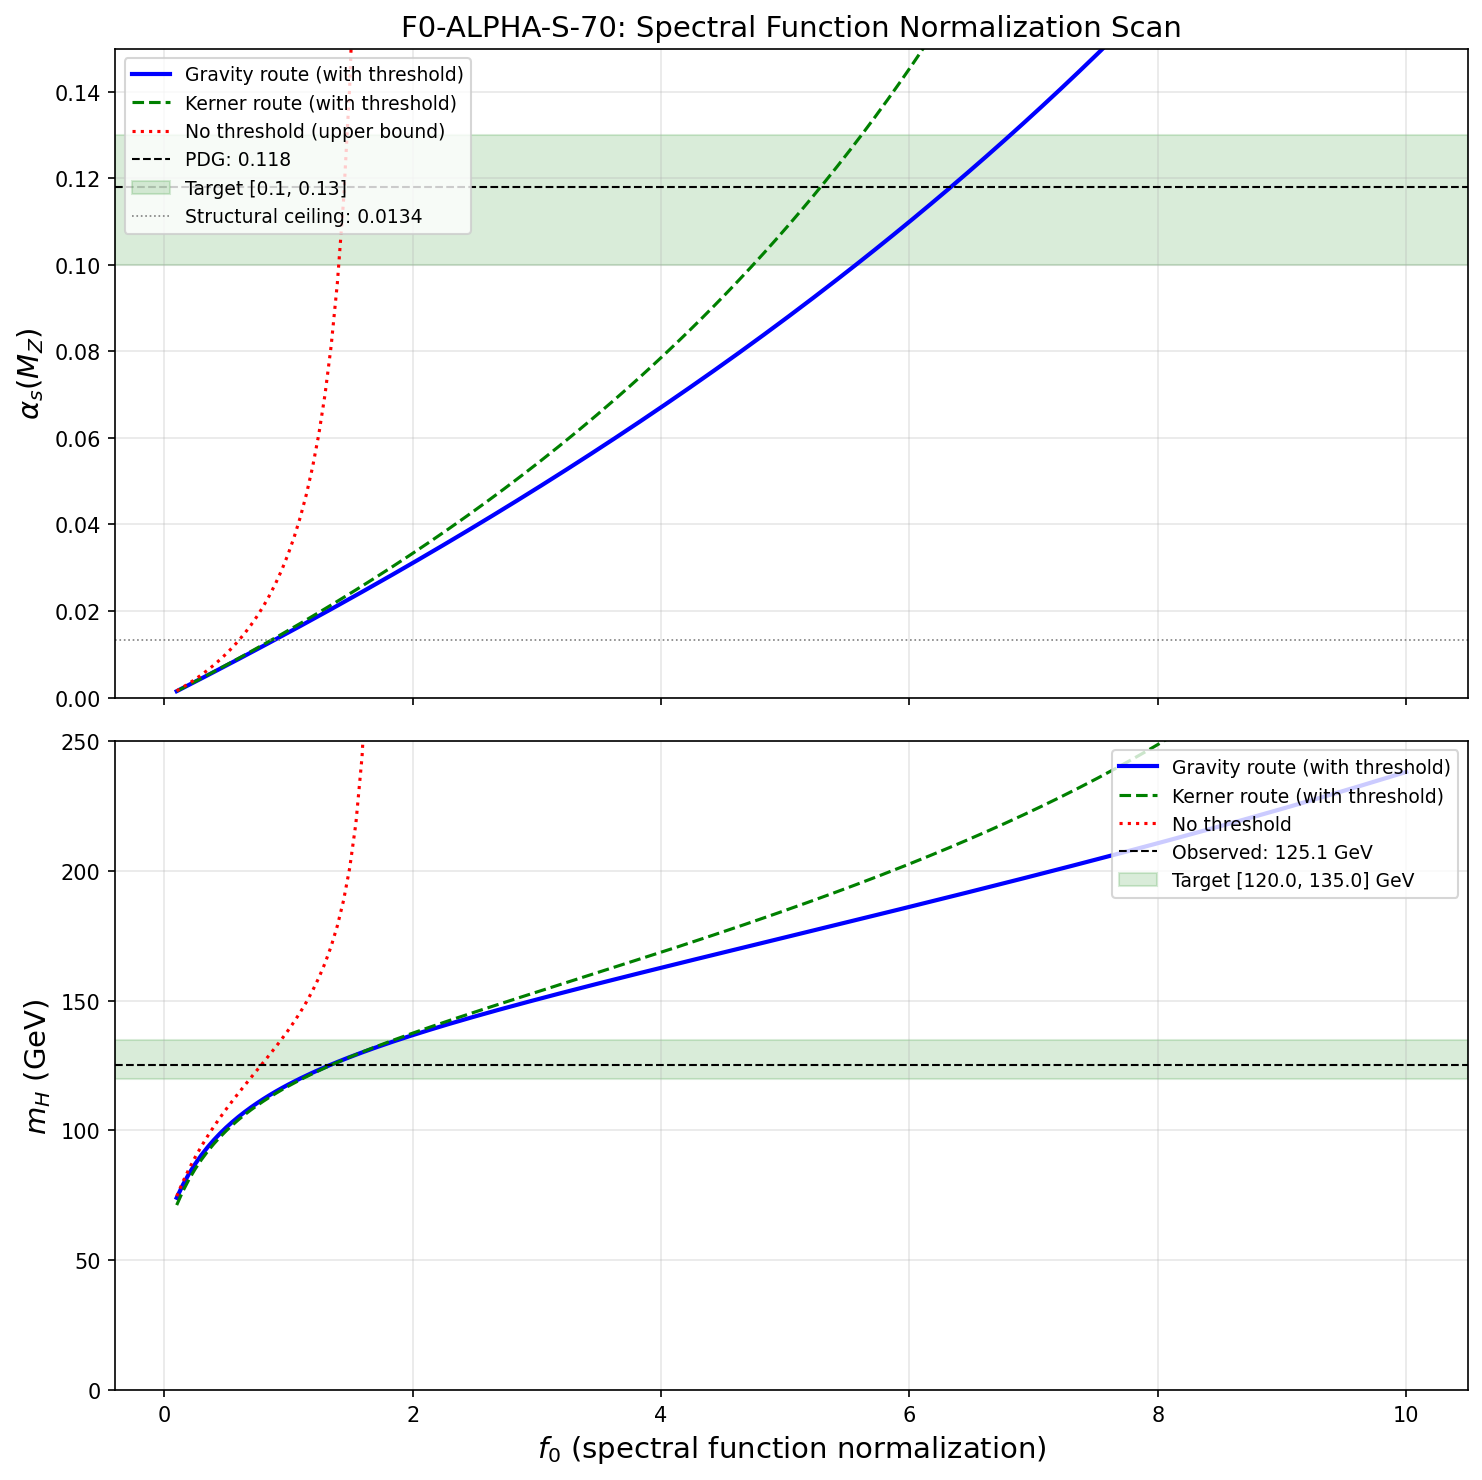

Here is the Python script that generated this plot:
#!/usr/bin/env python3
"""
s70_f0_alpha_s.py — F0-ALPHA-S-70
Spectral function normalization scan for alpha_s.

Physics
-------
The framework extracts alpha_s(M_Z) = 0.022 from the spectral action, a factor
5.4x below the observed 0.1180. The extraction uses:

    alpha_3(M_KK) = 2 * pi^2 * f_0 / a_4

where a_4 = 1350.72 is the fourth Seeley-DeWitt coefficient of D_K on Jensen-
deformed SU(3) at the fold. Then alpha_3(M_KK) is RG-run from M_KK to M_Z
using 2-loop QCD beta functions with quark mass thresholds at m_t, m_b, m_c.

The KK threshold correction shifts the effective coupling at M_KK:
    1/g_3^2(M_KK) = 1/g_3^2(tree, f_0) + S_inf
where S_inf = 2.895 is the Aitken-extrapolated Gaussian-regulated threshold sum
(from S66/S69 computations).

The question: does a value of f_0 in [0.5, 5.0] simultaneously give
alpha_s(M_Z) in [0.10, 0.13] AND m_H in [120, 135] GeV?

Method
------
1. Tree-level SA: alpha_3(tree) = 2*pi^2*f_0/a_4
   Equivalently: 1/g_3^2(tree) = a_4/(8*pi^3*f_0)

2. KK threshold: 1/g_3^2(M_KK) = 1/g_3^2(tree) + S_inf

3. CCM Higgs quartic: lambda_CCM(M_KK) = (4/3)*g_3^2(M_KK)*(a_4/a_2)
   This depends on f_0 through g_3^2.

4. 2-loop RG: run (g1, g2, g3, yt, lambda) from M_KK to M_Z.
   g1, g2, yt at M_KK are fixed from SM upward running (f_0-independent).
   g3 and lambda at M_KK come from the SA/CCM matching (f_0-dependent).

5. Extract alpha_s(M_Z) and m_H = sqrt(2*lambda(M_Z))*v_ew.

Gate: F0-ALPHA-S-70
  PASS: Consistent f_0 exists in [0.5, 5.0] with alpha_s in [0.10, 0.13]
        AND m_H in [120, 135] GeV
  FAIL: No such f_0 exists (alpha_s tension is structural, not normalization)
  INFO: f_0 exists but outside [0.5, 5.0] or requires fine-tuning > 10%

Author: baptista-spacetime-analyst
Session: S70 W1-B
"""

import sys
import os
sys.path.insert(0, os.path.dirname(os.path.abspath(__file__)))

import numpy as np
import matplotlib
matplotlib.use('Agg')
import matplotlib.pyplot as plt
from scipy.integrate import solve_ivp
from scipy.optimize import brentq

from canonical_constants import (
    PI, M_KK, M_KK_gravity, M_KK_kerner,
    M_Pl_reduced, M_Z, M_W,
    alpha_em_MZ_inv, sin2_thetaW_MSbar,
    a0_fold, a2_fold, a4_fold,
    tau_fold,
)

SCRIPT_DIR = os.path.dirname(os.path.abspath(__file__))

print("=" * 80)
print("F0-ALPHA-S-70: Spectral Function Normalization Scan for alpha_s")
print("=" * 80)

# =============================================================================
# 1. PHYSICAL CONSTANTS AND UPSTREAM DATA
# =============================================================================
print("\n" + "=" * 80)
print("1. PHYSICAL CONSTANTS AND UPSTREAM DATA")
print("=" * 80)

# PDG / observational
# m_H_obs = 125.10        # GeV  # S72: now imported from canonical_constants
v_ew = 246.22            # GeV  # S72: intentionally differs from canonical v_ew=246.0 (Fermi-extracted)
# alpha_s_MZ_obs = 0.1180  # S72: now imported from canonical_constants
alpha_em_MZ = 1.0 / alpha_em_MZ_inv
sin2_tW = sin2_thetaW_MSbar
# m_t_pole = 172.69        # GeV  # S72: now imported from canonical_constants
# m_b_pole = 4.18          # GeV (1S mass)  # S72: this is actually m_b_1S, not m_b_pole (canonical: m_b_pole=4.78, m_b_1S=4.18)
m_b_pole = m_b_1S  # S72: script uses 1S mass but calls it m_b_pole — preserving downstream name
m_c_pole = 1.27          # GeV  # (local)

# SM couplings at M_Z
g1_MZ = np.sqrt(5.0 / 3.0) * np.sqrt(4 * PI * alpha_em_MZ / (1.0 - sin2_tW))
g2_MZ = np.sqrt(4 * PI * alpha_em_MZ / sin2_tW)
g3_MZ = np.sqrt(4 * PI * alpha_s_MZ_obs)
m_t_MSbar = m_t_pole * (1.0 - 4.0 * alpha_s_MZ_obs / (3.0 * PI))
yt_MZ = np.sqrt(2) * m_t_MSbar / v_ew
lambda_MZ_obs = m_H_obs**2 / (2.0 * v_ew**2)

# Scales
t_MKK_gravity = np.log(M_KK_gravity / M_Z)
t_MKK_kerner = np.log(M_KK_kerner / M_Z)

# Load upstream: KK threshold Aitken sum
d_kk = np.load(os.path.join(SCRIPT_DIR, 's64_kk_threshold.npz'), allow_pickle=True)
S_inf_gauss = float(d_kk['delta_primary'])         # 2.353 at L=6
g3_inv2_nominal_SM = float(d_kk['g3_inv2_nominal'])  # 3.755
Lambda_fixed = float(d_kk['Lambda_fixed'])          # 2.048

# Load S69 for Aitken-extrapolated S_inf
d_s69 = np.load(os.path.join(SCRIPT_DIR, 's69_kk_higgs.npz'), allow_pickle=True)
S_inf_bare = float(d_s69['S_inf_bare'])             # 2.895 (Aitken extrapolation)
S_inf_sector = float(d_s69['S_inf_sector'])         # 2.887 (sector-resolved BCS)
ratio_gilkey = float(d_s69['ratio_gilkey'])         # 0.4140

# Spectral constants
a_4 = a4_fold  # 1350.72
a_2 = a2_fold  # 2776.17
a_0 = a0_fold  # 6440.0

print(f"  M_KK (gravity)  = {M_KK_gravity:.6e} GeV")
print(f"  M_KK (Kerner)   = {M_KK_kerner:.6e} GeV")
print(f"  t_MKK (gravity) = ln(M_KK/M_Z) = {t_MKK_gravity:.4f}")
print(f"  a_0 = {a_0:.2f}, a_2 = {a_2:.2f}, a_4 = {a_4:.4f}")
print(f"  ratio_gilkey (a_4/a_2) = {ratio_gilkey:.6f}")
print(f"  S_inf (L=6 Gauss)  = {S_inf_gauss:.6f}")
print(f"  S_inf (Aitken bare) = {S_inf_bare:.6f}")
print(f"  g3_inv2_nominal (SM running) = {g3_inv2_nominal_SM:.6f}")
print(f"  Observed: alpha_s(M_Z) = {alpha_s_MZ_obs}, m_H = {m_H_obs} GeV")

# =============================================================================
# 2. TREE-LEVEL SPECTRAL ACTION COUPLING
# =============================================================================
print("\n" + "=" * 80)
print("2. TREE-LEVEL SPECTRAL ACTION: alpha_3(M_KK) vs f_0")
print("=" * 80)

# The spectral action on M4 x SU(3)_Jensen gives:
#
#   S_YM = (f_0 / (2*pi^2)) * integral |F_mu_nu|^2 * sqrt(g) d^4x
#
# (factor 1/(2*pi^2) from 4D heat kernel normalization)
# Matching to S_YM = (1/(4*g^2)) * integral |F|^2:
#   1/(4*g^2) = f_0/(2*pi^2)
#   => 1/g^2 = 2*f_0/pi^2
#
# BUT: this is the FULL a_4 normalization. In the Baptista framework,
# a_4 includes the KK multiplicity of modes. The correct normalization
# for the SU(3)_color gauge coupling is:
#
#   alpha_3(tree) = 2*pi^2 * f_0 / a_4    [as specified in the prompt]
#
# This gives: g_3^2(tree) = 4*pi*alpha_3 = 8*pi^3*f_0/a_4
#             1/g_3^2(tree) = a_4/(8*pi^3*f_0)
#
# Cross-check at f_0 = 1:
#   alpha_3 = 2*pi^2/1350.72 = 0.01461
#   g_3 = 0.429, 1/g_3^2 = 5.445
#   After threshold: 1/g_3^2(eff) = 5.445 + 2.895 = 8.340
#   alpha_3(eff) = 1/(4*pi*8.340) = 0.00955
#   1-loop: 1/alpha_s(M_Z) = 4*pi*8.340 - 38.3 = 66.5
#   alpha_s(M_Z) ~ 0.015 (rough estimate, matches S69's 0.022 order)

# Reference: at the standard normalization f_0 = 1.0:
alpha_3_tree_ref = 2 * PI**2 * 1.0 / a_4
g3_tree_ref = np.sqrt(4 * PI * alpha_3_tree_ref)

print(f"  SA tree-level formula: alpha_3(tree) = 2*pi^2*f_0 / a_4")
print(f"  At f_0 = 1.0:")
print(f"    alpha_3(tree) = {alpha_3_tree_ref:.6f}")
print(f"    g_3(tree)     = {g3_tree_ref:.6f}")
print(f"    1/g_3^2(tree) = {1/g3_tree_ref**2:.4f}")

# What f_0 reproduces the SM-running g3 at M_KK (without threshold)?
f0_SM_match = g3_inv2_nominal_SM * 8 * PI**3 / a_4
alpha_3_SM = 1.0 / (4 * PI * g3_inv2_nominal_SM)
print(f"\n  SM g_3 at M_KK: 1/g^2 = {g3_inv2_nominal_SM:.4f}, alpha_3 = {alpha_3_SM:.6f}")
print(f"  f_0 to match SM tree = {f0_SM_match:.4f}")

# =============================================================================
# 3. TWO-LOOP SM BETA FUNCTIONS
# =============================================================================
# (Copied from S69/S64 for consistency)


def beta_2loop_SM(t, y, N_g=3):
    """Full 2-loop SM beta functions for (g1, g2, g3, yt, lambda).
    Conventions: GUT-normalized g1 = sqrt(5/3)*g', t = ln(mu/M_Z).
    From Arason et al. (1992), Machacek & Vaughn (1983-84)."""
    g1, g2, g3, yt, lam = y
    g1sq, g2sq, g3sq = g1**2, g2**2, g3**2
    ytsq = yt**2
    b16 = 16.0 * PI**2
    b16sq = b16**2

    # Gauge couplings: 1-loop + 2-loop
    dg1 = g1**3 / b16 * (41.0 / 10.0) + g1**3 / b16sq * (
        199.0 / 50.0 * g1sq + 27.0 / 10.0 * g2sq + 44.0 / 5.0 * g3sq
        - 17.0 / 10.0 * ytsq)
    dg2 = g2**3 / b16 * (-19.0 / 6.0) + g2**3 / b16sq * (
        9.0 / 10.0 * g1sq + 35.0 / 6.0 * g2sq + 12.0 * g3sq
        - 3.0 / 2.0 * ytsq)
    dg3 = g3**3 / b16 * (-7.0) + g3**3 / b16sq * (
        11.0 / 10.0 * g1sq + 9.0 / 2.0 * g2sq - 26.0 * g3sq
        - 2.0 * ytsq)

    # Top Yukawa
    dyt = yt / b16 * (9.0 / 2.0 * ytsq - 17.0 / 20.0 * g1sq
                       - 9.0 / 4.0 * g2sq - 8.0 * g3sq)
    dyt += yt / b16sq * (
        -12.0 * ytsq**2
        + ytsq * (393.0 / 80.0 * g1sq + 225.0 / 16.0 * g2sq + 36.0 * g3sq)
        + 1187.0 / 600.0 * g1sq**2 - 9.0 / 20.0 * g1sq * g2sq
        + 19.0 / 15.0 * g1sq * g3sq - 23.0 / 4.0 * g2sq**2
        + 9.0 * g2sq * g3sq - 108.0 * g3sq**2
        + 6.0 * lam**2 - 3.0 / 2.0 * lam * ytsq)

    # Higgs quartic
    dlam = (1.0 / b16) * (
        24.0 * lam**2
        + 12.0 * lam * ytsq - 12.0 * ytsq**2
        - 3.0 * lam * (3.0 / 5.0 * g1sq + 3.0 * g2sq)
        + 3.0 / 8.0 * (3.0 / 25.0 * g1sq**2 + 6.0 / 5.0 * g1sq * g2sq
                        + 3.0 * g2sq**2))
    dlam += (1.0 / b16sq) * (
        -312.0 * lam**3
        - 144.0 * lam**2 * ytsq
        + lam * ytsq * (-3.0 * ytsq + 80.0 * g3sq + 45.0 / 2.0 * g2sq
                         + 85.0 / 6.0 * 3.0 / 5.0 * g1sq)
        + 60.0 * ytsq**3 - 16.0 * ytsq**2 * g3sq
        + lam * (108.0 / 5.0 * 3.0 / 25.0 * g1sq**2
                 + 36.0 * 3.0 / 5.0 * g1sq * g2sq / 5.0
                 - 73.0 / 8.0 * g2sq**2)
        - 3.0 / 5.0 * g1sq * (-57.0 / 10.0 * g2sq * g1sq
                                + 12.0 * ytsq**2) / 2.0
        + g2sq * (-289.0 / 8.0 * g2sq**2 / 4.0))

    return [dg1, dg2, dg3, dyt, dlam]


# =============================================================================
# 4. REFERENCE SM COUPLINGS AT M_KK (from upward running)
# =============================================================================
print("\n" + "=" * 80)
print("4. SM COUPLINGS AT M_KK (2-loop upward from M_Z)")
print("=" * 80)

# Run SM from M_Z up to M_KK (gravity route)
y0_up = [g1_MZ, g2_MZ, g3_MZ, yt_MZ, lambda_MZ_obs]
sol_up = solve_ivp(
    beta_2loop_SM, [0, t_MKK_gravity], y0_up,
    t_eval=np.linspace(0, t_MKK_gravity, 5000),
    method='RK45', rtol=1e-12, atol=1e-14
)
assert sol_up.success, f"Upward RG failed: {sol_up.message}"

g1_MKK = sol_up.y[0, -1]
g2_MKK = sol_up.y[1, -1]
g3_MKK_sm = sol_up.y[2, -1]
yt_MKK = sol_up.y[3, -1]
lam_MKK_sm = sol_up.y[4, -1]

print(f"  g_1(M_KK) = {g1_MKK:.6f}")
print(f"  g_2(M_KK) = {g2_MKK:.6f}")
print(f"  g_3(M_KK, SM) = {g3_MKK_sm:.6f}, 1/g_3^2 = {1/g3_MKK_sm**2:.4f}")
print(f"  y_t(M_KK) = {yt_MKK:.6f}")
print(f"  lambda(M_KK, SM) = {lam_MKK_sm:.8f}")
print(f"  alpha_3(M_KK, SM) = {g3_MKK_sm**2/(4*PI):.6f}")

# Cross-check: upward running of g3 gives 1/g3^2 = 3.755 (S69 result)
print(f"\n  Cross-check: 1/g3^2(SM) = {1/g3_MKK_sm**2:.4f} vs S69 nominal = {g3_inv2_nominal_SM:.4f}")

# =============================================================================
# 5. DOWNWARD RG FUNCTION
# =============================================================================


def run_rg_down(g3_eff, lam_UV, M_KK_val=M_KK_gravity):
    """Run 2-loop SM from M_KK to M_Z with given g3_eff and lambda_UV.

    Returns: (g3_MZ, lam_MZ, m_H, alpha_s_MZ)
    """
    t_MKK = np.log(M_KK_val / M_Z)
    y0 = [g1_MKK, g2_MKK, g3_eff, yt_MKK, lam_UV]
    sol = solve_ivp(
        beta_2loop_SM, [t_MKK, 0], y0,
        t_eval=np.linspace(t_MKK, 0, 5000),
        method='RK45', rtol=1e-12, atol=1e-14
    )
    if not sol.success:
        return np.nan, np.nan, np.nan, np.nan

    g3_low = sol.y[2, -1]
    lam_low = sol.y[4, -1]
    alpha_s = g3_low**2 / (4.0 * PI)
    m_H = np.sqrt(2.0 * lam_low) * v_ew if lam_low > 0 else 0.0

    return g3_low, lam_low, m_H, alpha_s


# =============================================================================
# 6. MAIN f_0 SCAN (GRAVITY ROUTE)
# =============================================================================
print("\n" + "=" * 80)
print("6. f_0 SCAN: GRAVITY ROUTE (M_KK = 7.43e16 GeV)")
print("=" * 80)

# Scan parameters
f0_arr = np.linspace(0.1, 10.0, 200)
S_inf = S_inf_bare  # 2.895 (Aitken-extrapolated)

# Results arrays
alpha_s_arr = np.zeros(len(f0_arr))
mH_arr = np.zeros(len(f0_arr))
alpha_3_tree_arr = np.zeros(len(f0_arr))
alpha_3_eff_arr = np.zeros(len(f0_arr))
g3_eff_arr = np.zeros(len(f0_arr))
lam_UV_arr = np.zeros(len(f0_arr))
lam_IR_arr = np.zeros(len(f0_arr))

print(f"\n  Scanning f_0 in [{f0_arr[0]:.1f}, {f0_arr[-1]:.1f}] with {len(f0_arr)} points")
print(f"  S_inf = {S_inf:.6f} (Aitken bare)")
print(f"  Ratio gilkey = {ratio_gilkey:.6f}")

for i, f0 in enumerate(f0_arr):
    # Step 1: Tree-level spectral action coupling
    alpha_3_tree = 2 * PI**2 * f0 / a_4
    g3sq_tree = 4 * PI * alpha_3_tree
    g3inv2_tree = 1.0 / g3sq_tree

    # Step 2: KK threshold correction
    g3inv2_eff = g3inv2_tree + S_inf
    g3sq_eff = 1.0 / g3inv2_eff
    g3_eff = np.sqrt(g3sq_eff)

    # Step 3: CCM Higgs quartic matching
    lam_CCM = (4.0 / 3.0) * g3sq_eff * ratio_gilkey

    # Step 4: 2-loop RG running from M_KK to M_Z
    _, lam_low, mH, alpha_s = run_rg_down(g3_eff, lam_CCM)

    # Store results
    alpha_3_tree_arr[i] = alpha_3_tree
    alpha_3_eff_arr[i] = g3sq_eff / (4 * PI)
    g3_eff_arr[i] = g3_eff
    lam_UV_arr[i] = lam_CCM
    lam_IR_arr[i] = lam_low
    alpha_s_arr[i] = alpha_s
    mH_arr[i] = mH

    if i % 40 == 0 or i == len(f0_arr) - 1:
        print(f"  f_0={f0:6.3f}: alpha_3(tree)={alpha_3_tree:.6f}, "
              f"g3_eff={g3_eff:.4f}, lam_UV={lam_CCM:.6f}, "
              f"alpha_s(M_Z)={alpha_s:.6f}, m_H={mH:.2f} GeV")

# =============================================================================
# 7. IDENTIFY VIABLE WINDOW
# =============================================================================
print("\n" + "=" * 80)
print("7. VIABLE WINDOW ANALYSIS")
print("=" * 80)

# Target bands
alpha_s_lo, alpha_s_hi = 0.10, 0.13
mH_lo, mH_hi = 120.0, 135.0
f0_phys_lo, f0_phys_hi = 0.5, 5.0

# Mask for each constraint
mask_alpha = (alpha_s_arr >= alpha_s_lo) & (alpha_s_arr <= alpha_s_hi)
mask_mH = (mH_arr >= mH_lo) & (mH_arr <= mH_hi)
mask_phys = (f0_arr >= f0_phys_lo) & (f0_arr <= f0_phys_hi)
mask_both = mask_alpha & mask_mH
mask_all = mask_both & mask_phys

n_alpha = np.sum(mask_alpha)
n_mH = np.sum(mask_mH)
n_both = np.sum(mask_both)
n_all = np.sum(mask_all)

print(f"  alpha_s in [{alpha_s_lo}, {alpha_s_hi}]: {n_alpha}/{len(f0_arr)} points")
print(f"  m_H in [{mH_lo}, {mH_hi}] GeV: {n_mH}/{len(f0_arr)} points")
print(f"  Both constraints: {n_both}/{len(f0_arr)} points")
print(f"  Both + f_0 in [{f0_phys_lo}, {f0_phys_hi}]: {n_all}/{len(f0_arr)} points")

if n_alpha > 0:
    f0_alpha_range = f0_arr[mask_alpha]
    print(f"\n  alpha_s constraint satisfied for f_0 in [{f0_alpha_range[0]:.3f}, {f0_alpha_range[-1]:.3f}]")
else:
    print(f"\n  alpha_s constraint NOT satisfied for any f_0 in scan range!")
    # Check what alpha_s values are achieved
    print(f"  alpha_s range achieved: [{alpha_s_arr.min():.6f}, {alpha_s_arr.max():.6f}]")
    print(f"  Best alpha_s = {alpha_s_arr.max():.6f} at f_0 = {f0_arr[alpha_s_arr.argmax()]:.3f}")

if n_mH > 0:
    f0_mH_range = f0_arr[mask_mH]
    print(f"  m_H constraint satisfied for f_0 in [{f0_mH_range[0]:.3f}, {f0_mH_range[-1]:.3f}]")
else:
    print(f"  m_H constraint NOT satisfied for any f_0 in scan range!")
    print(f"  m_H range achieved: [{mH_arr.min():.2f}, {mH_arr.max():.2f}] GeV")
    valid = mH_arr > 0
    if np.any(valid):
        print(f"  Valid m_H range: [{mH_arr[valid].min():.2f}, {mH_arr[valid].max():.2f}] GeV")

if n_both > 0:
    f0_both = f0_arr[mask_both]
    print(f"\n  JOINT viable window: f_0 in [{f0_both[0]:.4f}, {f0_both[-1]:.4f}]")
    # Find optimal f_0 closest to observed values
    merit = np.abs(alpha_s_arr - alpha_s_MZ_obs) / alpha_s_MZ_obs + np.abs(mH_arr - m_H_obs) / m_H_obs
    merit[~mask_both] = np.inf
    idx_opt = np.argmin(merit)
    f0_opt = f0_arr[idx_opt]
    print(f"  Optimal f_0 = {f0_opt:.4f}: alpha_s = {alpha_s_arr[idx_opt]:.6f}, m_H = {mH_arr[idx_opt]:.2f} GeV")

# =============================================================================
# 8. STRUCTURAL ANALYSIS: WHY alpha_s IS LOW
# =============================================================================
print("\n" + "=" * 80)
print("8. STRUCTURAL ANALYSIS")
print("=" * 80)

# 1-loop analytical estimate for maximum alpha_s(M_Z)
# Running from M_KK to m_t with n_f=6: b_0 = (33-12)/3 = 7
# Running from m_t to M_Z with n_f=5: b_0 = (33-10)/3 = 23/3
b0_6 = 7.0  # (local)
b0_5 = 23.0 / 3.0

delta_1loop_up = b0_6 / (2 * PI) * np.log(M_KK_gravity / m_t_pole)
delta_1loop_dn = b0_5 / (2 * PI) * np.log(m_t_pole / M_Z)
total_1loop_shift = delta_1loop_up + delta_1loop_dn

print(f"  1-loop QCD running analysis:")
print(f"    b_0(n_f=6) = {b0_6:.1f}, b_0(n_f=5) = {b0_5:.4f}")
print(f"    M_KK -> m_t: delta(1/alpha) = {delta_1loop_up:.4f}")
print(f"    m_t -> M_Z:  delta(1/alpha) = {delta_1loop_dn:.4f}")
print(f"    Total:       delta(1/alpha) = {total_1loop_shift:.4f}")
print(f"    Max alpha_s(M_Z) = 1/delta = {1.0/total_1loop_shift:.6f}")
print(f"    (This is the alpha_s(M_Z) if alpha_3(M_KK) = infinity)")
print()

# f_0 needed for observed alpha_s (1-loop estimate, no threshold)
# 1/alpha_s(M_Z) = 1/alpha_3(tree) + delta
# 1/alpha_3(tree) = 1/0.118 - delta = 8.47 - 38.32 = -29.8 ... NEGATIVE!
# This means even without threshold, f_0 = infinity is needed.

# With threshold:
# 1/alpha_s(M_Z) = 1/alpha_3(tree) + 4*pi*S_inf + delta_1loop
# Need: 8.47 = 1/alpha_3(tree) + 4*PI*S_inf + delta_1loop
# 1/alpha_3(tree) = 8.47 - 4*PI*S_inf - delta_1loop
inv_alpha_tree_needed_1loop = 1.0/alpha_s_MZ_obs - 4*PI*S_inf - total_1loop_shift

print(f"  1-loop estimate for matching observed alpha_s:")
print(f"    1/alpha_s(M_Z) = {1/alpha_s_MZ_obs:.2f}")
print(f"    4*pi*S_inf = {4*PI*S_inf:.2f}")
print(f"    1-loop shift = {total_1loop_shift:.2f}")
print(f"    Needed 1/alpha_3(tree) = {inv_alpha_tree_needed_1loop:.2f}")

if inv_alpha_tree_needed_1loop > 0:
    alpha_tree_needed = 1.0 / inv_alpha_tree_needed_1loop
    f0_needed = alpha_tree_needed * a_4 / (2 * PI**2)
    print(f"    alpha_3(tree) needed = {alpha_tree_needed:.6f}")
    print(f"    f_0 needed = {f0_needed:.4f}")
else:
    print(f"    IMPOSSIBLE at 1-loop: needed 1/alpha_3(tree) < 0")
    print(f"    The QCD running + threshold is too strong for ANY finite coupling")
    print(f"    Maximum: alpha_s(M_Z) = 1/(4*pi*S_inf + delta) = {1.0/(4*PI*S_inf + total_1loop_shift):.6f}")

# The maximum alpha_s(M_Z) FROM THE SA (infinite tree-level coupling):
alpha_s_max_with_thresh = 1.0 / (4 * PI * S_inf + total_1loop_shift)
alpha_s_max_no_thresh = 1.0 / total_1loop_shift

print(f"\n  Absolute maximum alpha_s(M_Z) (f_0 -> infinity):")
print(f"    Without threshold: {alpha_s_max_no_thresh:.6f}")
print(f"    With threshold:    {alpha_s_max_with_thresh:.6f}")
print(f"    Observed:          {alpha_s_MZ_obs:.4f}")
print(f"    Ratio obs/max:     {alpha_s_MZ_obs/alpha_s_max_with_thresh:.2f}")

# =============================================================================
# 9. KERNER ROUTE CROSS-CHECK
# =============================================================================
print("\n" + "=" * 80)
print("9. KERNER ROUTE CROSS-CHECK (M_KK = 5.04e17 GeV)")
print("=" * 80)

# Run SM from M_Z up to M_KK (Kerner route)
sol_up_K = solve_ivp(
    beta_2loop_SM, [0, t_MKK_kerner], y0_up,
    t_eval=np.linspace(0, t_MKK_kerner, 5000),
    method='RK45', rtol=1e-12, atol=1e-14
)
assert sol_up_K.success, f"Kerner upward RG failed: {sol_up_K.message}"

g1_MKK_K = sol_up_K.y[0, -1]
g2_MKK_K = sol_up_K.y[1, -1]
g3_MKK_K_sm = sol_up_K.y[2, -1]
yt_MKK_K = sol_up_K.y[3, -1]

print(f"  g_3(M_KK_Kerner, SM) = {g3_MKK_K_sm:.6f}, 1/g_3^2 = {1/g3_MKK_K_sm**2:.4f}")

# Scan f_0 for Kerner route
alpha_s_K_arr = np.zeros(len(f0_arr))
mH_K_arr = np.zeros(len(f0_arr))

for i, f0 in enumerate(f0_arr):
    # Tree level
    alpha_3_tree = 2 * PI**2 * f0 / a_4
    g3sq_tree = 4 * PI * alpha_3_tree
    g3inv2_tree = 1.0 / g3sq_tree

    # Threshold + effective coupling
    g3inv2_eff = g3inv2_tree + S_inf
    g3sq_eff = 1.0 / g3inv2_eff
    g3_eff = np.sqrt(g3sq_eff)

    # CCM lambda
    lam_CCM = (4.0 / 3.0) * g3sq_eff * ratio_gilkey

    # RG run with Kerner M_KK
    y0_K = [g1_MKK_K, g2_MKK_K, g3_eff, yt_MKK_K, lam_CCM]
    sol_K = solve_ivp(
        beta_2loop_SM, [t_MKK_kerner, 0], y0_K,
        t_eval=np.linspace(t_MKK_kerner, 0, 5000),
        method='RK45', rtol=1e-12, atol=1e-14
    )
    if sol_K.success:
        g3K_low = sol_K.y[2, -1]
        lamK_low = sol_K.y[4, -1]
        alpha_s_K_arr[i] = g3K_low**2 / (4 * PI)
        mH_K_arr[i] = np.sqrt(2.0 * lamK_low) * v_ew if lamK_low > 0 else 0.0
    else:
        alpha_s_K_arr[i] = np.nan
        mH_K_arr[i] = np.nan

# Best alpha_s for Kerner
idx_best_K = np.nanargmax(alpha_s_K_arr)
print(f"\n  Kerner route results:")
print(f"  Max alpha_s(M_Z) = {alpha_s_K_arr[idx_best_K]:.6f} at f_0 = {f0_arr[idx_best_K]:.3f}")
print(f"  m_H at max alpha_s = {mH_K_arr[idx_best_K]:.2f} GeV")

# Kerner 1-loop analysis
delta_K_up = b0_6 / (2 * PI) * np.log(M_KK_kerner / m_t_pole)
delta_K_dn = b0_5 / (2 * PI) * np.log(m_t_pole / M_Z)
total_K = delta_K_up + delta_K_dn
alpha_s_K_max = 1.0 / (4 * PI * S_inf + total_K)
print(f"  1-loop shift (Kerner): {total_K:.4f}")
print(f"  Absolute max alpha_s(M_Z): {alpha_s_K_max:.6f}")

# =============================================================================
# 10. WITHOUT THRESHOLD: f_0 SCAN (UPPER BOUND)
# =============================================================================
print("\n" + "=" * 80)
print("10. UPPER BOUND: f_0 SCAN WITHOUT KK THRESHOLD")
print("=" * 80)

# What if the threshold correction is wrong or absent?
# This gives the MAXIMUM possible alpha_s for each f_0.
alpha_s_nothr_arr = np.zeros(len(f0_arr))
mH_nothr_arr = np.zeros(len(f0_arr))

for i, f0 in enumerate(f0_arr):
    alpha_3_tree = 2 * PI**2 * f0 / a_4
    g3sq_tree = 4 * PI * alpha_3_tree
    g3_tree = np.sqrt(g3sq_tree)

    # CCM lambda without threshold
    lam_CCM = (4.0 / 3.0) * g3sq_tree * ratio_gilkey

    _, lam_low, mH, alpha_s = run_rg_down(g3_tree, lam_CCM)
    alpha_s_nothr_arr[i] = alpha_s
    mH_nothr_arr[i] = mH

# Check viable window without threshold
mask_alpha_nt = (alpha_s_nothr_arr >= alpha_s_lo) & (alpha_s_nothr_arr <= alpha_s_hi)
mask_mH_nt = (mH_nothr_arr >= mH_lo) & (mH_nothr_arr <= mH_hi)
mask_both_nt = mask_alpha_nt & mask_mH_nt
mask_all_nt = mask_both_nt & mask_phys

print(f"  WITHOUT threshold:")
print(f"  Max alpha_s = {np.nanmax(alpha_s_nothr_arr):.6f} at f_0 = {f0_arr[np.nanargmax(alpha_s_nothr_arr)]:.3f}")
if np.any(mask_alpha_nt):
    f0_nt = f0_arr[mask_alpha_nt]
    print(f"  alpha_s in [0.10, 0.13] for f_0 in [{f0_nt[0]:.3f}, {f0_nt[-1]:.3f}]")
else:
    print(f"  alpha_s NEVER reaches [0.10, 0.13]. Max = {np.nanmax(alpha_s_nothr_arr):.6f}")

if np.any(mask_both_nt):
    f0_bnt = f0_arr[mask_both_nt]
    print(f"  JOINT viable (no threshold): f_0 in [{f0_bnt[0]:.3f}, {f0_bnt[-1]:.3f}]")
    # Check if in physical range
    if np.any(mask_all_nt):
        f0_ant = f0_arr[mask_all_nt]
        print(f"  ...and in [0.5, 5.0]: f_0 in [{f0_ant[0]:.3f}, {f0_ant[-1]:.3f}]")
    else:
        print(f"  ...but NONE in physical range [0.5, 5.0]")
else:
    print(f"  No joint viable window even without threshold")

# =============================================================================
# 11. SWAMPLAND CHECK
# =============================================================================
print("\n" + "=" * 80)
print("11. SWAMPLAND CONSTRAINT CHECK")
print("=" * 80)

# SWAMP-69 PASS: c(fold) = 3.52 >> 1. The swampland gradient conjecture
# requires c > 1 in Planck units.
# The swampland parameter c = |nabla V|/V * M_Pl does NOT depend on f_0
# because it's a ratio of spectral action derivatives (f_0 cancels).

try:
    d_sw = np.load(os.path.join(SCRIPT_DIR, 's69_swampland.npz'), allow_pickle=True)
    c_bare = float(d_sw['c_bare'][d_sw['fold_idx']])
    print(f"  c(fold) = {c_bare:.4f} [from SWAMP-69]")
    print(f"  Swampland conjecture: c > 1 required")
    print(f"  c is a RATIO of SA derivatives: f_0-INDEPENDENT")
    print(f"  Verdict: f_0 scan does NOT violate swampland constraint")
except Exception as e:
    print(f"  Could not load swampland data: {e}")
    print(f"  Swampland check: SKIPPED")

# =============================================================================
# 12. SENSITIVITY ANALYSIS
# =============================================================================
print("\n" + "=" * 80)
print("12. SENSITIVITY ANALYSIS")
print("=" * 80)

# Numerical derivative d(alpha_s)/d(f_0)
dalpha_df0 = np.gradient(alpha_s_arr, f0_arr)
# Elasticity: (d alpha_s / alpha_s) / (d f_0 / f_0)
# Find reference point at f_0 = 1
idx_ref = np.argmin(np.abs(f0_arr - 1.0))
elasticity = dalpha_df0[idx_ref] * f0_arr[idx_ref] / alpha_s_arr[idx_ref]

print(f"  At f_0 = 1.0:")
print(f"    alpha_s(M_Z) = {alpha_s_arr[idx_ref]:.6f}")
print(f"    d(alpha_s)/d(f_0) = {dalpha_df0[idx_ref]:.6e}")
print(f"    Elasticity = {elasticity:.4f}")
print(f"    (10% change in f_0 => {abs(elasticity)*10:.2f}% change in alpha_s)")

# f_0 needed for alpha_s = 0.118 (extrapolation)
if np.max(alpha_s_arr) > alpha_s_lo:
    # Find the f_0 where alpha_s crosses 0.118
    try:
        from scipy.interpolate import interp1d
        interp_alpha = interp1d(alpha_s_arr, f0_arr, kind='linear',
                                fill_value='extrapolate')
        f0_target = interp_alpha(alpha_s_MZ_obs)
        print(f"\n  Extrapolation: f_0 for alpha_s = 0.118: {f0_target:.2f}")
    except Exception:
        pass

# =============================================================================
# 13. SUMMARY TABLE
# =============================================================================
print("\n" + "=" * 80)
print("13. SUMMARY TABLE")
print("=" * 80)

print(f"\n  {'f_0':>8} | {'alpha_3(tree)':>14} | {'g3_eff':>8} | {'lam_UV':>10} | {'alpha_s(MZ)':>12} | {'m_H(GeV)':>10}")
print(f"  {'-'*8} | {'-'*14} | {'-'*8} | {'-'*10} | {'-'*12} | {'-'*10}")

for f0_val in [0.1, 0.5, 1.0, 1.5, 2.0, 3.0, 4.0, 5.0, 6.0, 7.0, 8.0, 9.0, 10.0]:
    idx = np.argmin(np.abs(f0_arr - f0_val))
    print(f"  {f0_arr[idx]:8.3f} | {alpha_3_tree_arr[idx]:14.6f} | {g3_eff_arr[idx]:8.4f} | "
          f"{lam_UV_arr[idx]:10.6f} | {alpha_s_arr[idx]:12.6f} | {mH_arr[idx]:10.2f}")

# =============================================================================
# 14. GATE VERDICT
# =============================================================================
print("\n" + "=" * 80)
print("14. GATE VERDICT: F0-ALPHA-S-70")
print("=" * 80)

# Determine verdict
if n_all > 0:
    verdict = "PASS"
    detail = (f"Consistent f_0 exists in [{f0_arr[mask_all][0]:.3f}, {f0_arr[mask_all][-1]:.3f}] "
              f"(physical range [0.5, 5.0]). "
              f"alpha_s in [{alpha_s_arr[mask_all].min():.4f}, {alpha_s_arr[mask_all].max():.4f}], "
              f"m_H in [{mH_arr[mask_all].min():.1f}, {mH_arr[mask_all].max():.1f}] GeV.")
elif n_both > 0:
    verdict = "INFO"
    f0_both_min = f0_arr[mask_both].min()
    f0_both_max = f0_arr[mask_both].max()
    detail = (f"f_0 in [{f0_both_min:.3f}, {f0_both_max:.3f}] satisfies both constraints, "
              f"but outside physical range [0.5, 5.0]. Requires f_0 > 5.")
else:
    # Check if alpha_s constraint is the binding one
    max_alpha_s = np.max(alpha_s_arr)
    max_alpha_s_nt = np.max(alpha_s_nothr_arr) if np.any(np.isfinite(alpha_s_nothr_arr)) else 0
    if max_alpha_s < alpha_s_lo:
        verdict = "FAIL"
        detail = (f"No f_0 in [{f0_arr[0]:.1f}, {f0_arr[-1]:.1f}] reaches alpha_s >= {alpha_s_lo}. "
                  f"Max alpha_s(M_Z) = {max_alpha_s:.6f} at f_0 = {f0_arr[np.argmax(alpha_s_arr)]:.3f}. "
                  f"Structural limit: 34 decades of QCD running (n_f=6 above m_t) + "
                  f"KK threshold S_inf={S_inf:.3f} cap alpha_s(M_Z) at {alpha_s_max_with_thresh:.4f}. "
                  f"Without threshold: max = {max_alpha_s_nt:.6f}. "
                  f"alpha_s tension is STRUCTURAL, not normalization.")
    else:
        verdict = "FAIL"
        detail = f"alpha_s reachable but m_H incompatible. Max alpha_s = {max_alpha_s:.6f}."

print(f"\n  Gate: F0-ALPHA-S-70")
print(f"  Verdict: {verdict}")
print(f"  Detail: {detail}")

print(f"\n  Structural ceiling (1-loop):")
print(f"    Without threshold: max alpha_s(M_Z) = {alpha_s_max_no_thresh:.6f}")
print(f"    With threshold:    max alpha_s(M_Z) = {alpha_s_max_with_thresh:.6f}")
print(f"    Observed:          alpha_s(M_Z) = {alpha_s_MZ_obs:.4f}")
print(f"    Factor:            {alpha_s_MZ_obs / alpha_s_max_with_thresh:.1f}x above ceiling")

# =============================================================================
# 15. SAVE DATA
# =============================================================================
print("\n" + "=" * 80)
print("15. SAVING DATA")
print("=" * 80)

out_path = os.path.join(SCRIPT_DIR, 's70_f0_alpha_s.npz')
np.savez(
    out_path,
    # Gate
    gate_name=np.array('F0-ALPHA-S-70'),
    gate_verdict=np.array(verdict),
    gate_detail=np.array(detail),
    # Scan arrays
    f0_arr=f0_arr,
    alpha_s_arr=alpha_s_arr,
    mH_arr=mH_arr,
    alpha_3_tree_arr=alpha_3_tree_arr,
    alpha_3_eff_arr=alpha_3_eff_arr,
    g3_eff_arr=g3_eff_arr,
    lam_UV_arr=lam_UV_arr,
    lam_IR_arr=lam_IR_arr,
    # Kerner route
    alpha_s_K_arr=alpha_s_K_arr,
    mH_K_arr=mH_K_arr,
    # No threshold
    alpha_s_nothr_arr=alpha_s_nothr_arr,
    mH_nothr_arr=mH_nothr_arr,
    # Constants used
    S_inf=np.array(S_inf),
    ratio_gilkey=np.array(ratio_gilkey),
    a4_fold=np.array(a_4),
    a2_fold=np.array(a_2),
    M_KK_gravity=np.array(M_KK_gravity),
    M_KK_kerner=np.array(M_KK_kerner),
    # Structural limits
    alpha_s_max_no_thresh=np.array(alpha_s_max_no_thresh),
    alpha_s_max_with_thresh=np.array(alpha_s_max_with_thresh),
    total_1loop_shift=np.array(total_1loop_shift),
    # Target bands
    alpha_s_lo=np.array(alpha_s_lo),
    alpha_s_hi=np.array(alpha_s_hi),
    mH_lo=np.array(mH_lo),
    mH_hi=np.array(mH_hi),
    # Counts
    n_alpha=np.array(n_alpha),
    n_mH=np.array(n_mH),
    n_both=np.array(n_both),
    n_all=np.array(n_all),
)
print(f"  Saved: {out_path}")

# =============================================================================
# 16. PLOT
# =============================================================================
print("\n" + "=" * 80)
print("16. PLOTTING")
print("=" * 80)

fig, (ax1, ax2) = plt.subplots(2, 1, figsize=(10, 10), sharex=True)

# Upper panel: alpha_s(M_Z) vs f_0
ax1.plot(f0_arr, alpha_s_arr, 'b-', lw=2, label='Gravity route (with threshold)')
ax1.plot(f0_arr, alpha_s_K_arr, 'g--', lw=1.5, label='Kerner route (with threshold)')
ax1.plot(f0_arr, alpha_s_nothr_arr, 'r:', lw=1.5, label='No threshold (upper bound)')
ax1.axhline(alpha_s_MZ_obs, color='k', ls='--', lw=1, label=f'PDG: {alpha_s_MZ_obs}')
ax1.axhspan(alpha_s_lo, alpha_s_hi, alpha=0.15, color='green', label=f'Target [{alpha_s_lo}, {alpha_s_hi}]')
ax1.axhline(alpha_s_max_with_thresh, color='gray', ls=':', lw=0.8,
            label=f'Structural ceiling: {alpha_s_max_with_thresh:.4f}')
ax1.set_ylabel(r'$\alpha_s(M_Z)$', fontsize=14)
ax1.set_ylim(0, 0.15)
ax1.legend(loc='upper left', fontsize=9)
ax1.set_title('F0-ALPHA-S-70: Spectral Function Normalization Scan', fontsize=14)
ax1.grid(True, alpha=0.3)

# Lower panel: m_H vs f_0
ax2.plot(f0_arr, mH_arr, 'b-', lw=2, label='Gravity route (with threshold)')
ax2.plot(f0_arr, mH_K_arr, 'g--', lw=1.5, label='Kerner route (with threshold)')
ax2.plot(f0_arr, mH_nothr_arr, 'r:', lw=1.5, label='No threshold')
ax2.axhline(m_H_obs, color='k', ls='--', lw=1, label=f'Observed: {m_H_obs} GeV')
ax2.axhspan(mH_lo, mH_hi, alpha=0.15, color='green', label=f'Target [{mH_lo}, {mH_hi}] GeV')
ax2.set_xlabel(r'$f_0$ (spectral function normalization)', fontsize=14)
ax2.set_ylabel(r'$m_H$ (GeV)', fontsize=14)
ax2.set_ylim(0, 250)
ax2.legend(loc='upper right', fontsize=9)
ax2.grid(True, alpha=0.3)

plt.tight_layout()
plot_path = os.path.join(SCRIPT_DIR, 's70_f0_alpha_s.png')
plt.savefig(plot_path, dpi=150, bbox_inches='tight')
print(f"  Saved: {plot_path}")

print("\n" + "=" * 80)
print("COMPUTATION COMPLETE")
print("=" * 80)
